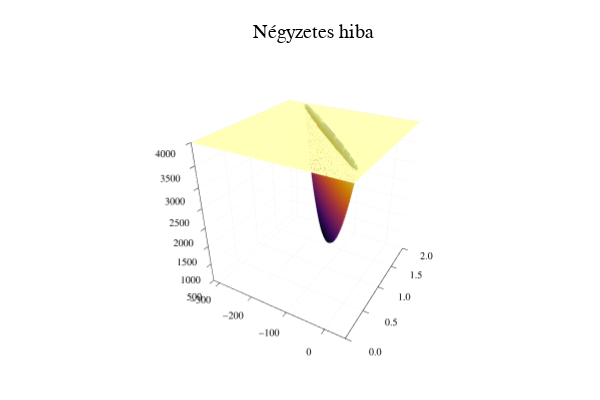

The notebook cell this image was saved under:
### Markdown cell above
## Feladat:


- (2p) ábrázoljátok a parabolát úgy, hogy látszodjon a hibafüggvény _MINIMUMA_, melyet az ML módszerrel kapunk meg (változtassátok meg a vizualizálási intervallumokat);

- (3p) ábrázoljátok az $L_1$ _abszolút hibát_, azaz a hibafüggvény legyen 
   $$ err(y,f(x)) = abs(y-f(x))$$
   Keressétek meg - kísérletezéssel - az optimumot;
   
- (1p) állapítsuk meg a két típusú optimum közötti távolságot.


Adjunk hozza a tanuló halmazhoz a (198, 21) és a (208,24) értékeket (melyek esetében a súlyokból véletlenül kimaradt egy egyes).


Az új adathalmazra:

- (2p) ábrázoljuk a négyzetes hibát és találjuk meg az optimumot;

- (4p) a $21$ pontból mintavételezzünk véletlenszerűen $11$-et és minden mintavételezett adathalmazra határozzuk meg a négyzetes hiba szerinti optimumot.<br/>
  A mintavételezést $100$-szor ismételve, ábrázoljuk a optimumokat egy __scatter plot__-tal.

- (3p) Értelmezzük az eredményt!

### Code cell
# paraméterek
theta_1 = range(-320,50, length=100)
theta_2 = range(0, 2, length= 100)

up_lim = 4_000
s_err = [ 
    min(up_lim,sq_err(y_weight, lin_feat(x_height), f_lin, [t1,t2]))
    for t2 in theta_2, t1 in theta_1
]

p = Plots.surface(theta_1,theta_2,s_err,colorbar=false,zlim = [500,up_lim],
    title="Négyzetes hiba"
)

### Figure 1 — Plotly figure (JSON) as saved in the notebook; plotly's stock layout.template omitted (floating-point values rounded to 4 significant figures; data arrays with more than 128 entries replaced by an {"elided": "..."} marker saying what was removed)
{"data": [{"colorbar": {"len": 0.9039, "title": "", "x": 0.9934, "y": 0.4896}, "colorscale": {"elided": "256x2 mixed values"}, "name": "y1", "opacity": null, "scene": "scene", "showlegend": false, "showscale": false, "type": "surface", "x": [-320, -316.3, -312.5, -308.8, -305.1, -301.3, -297.6, -293.8, -290.1, -286.4, -282.6, -278.9, -275.2, -271.4, -267.7, -263.9, -260.2, -256.5, -252.7, -249.0, -245.3, -241.5, -237.8, -234.0, -230.3, -226.6, -222.8, -219.1, -215.4, -211.6, -207.9, -204.1, -200.4, -196.7, -192.9, -189.2, -185.5, -181.7, -178.0, -174.2, -170.5, -166.8, -163.0, -159.3, -155.6, -151.8, -148.1, -144.3, -140.6, -136.9, -133.1, -129.4, -125.7, -121.9, -118.2, -114.4, -110.7, -107.0, -103.2, -99.49, -95.76, -92.02, -88.28, -84.55, -80.81, -77.07, -73.33, -69.6, -65.86, -62.12, -58.38, -54.65, -50.91, -47.17, -43.43, -39.7, -35.96, -32.22, -28.48, -24.75, -21.01, -17.27, -13.54, -9.798, -6.061, -2.323, 1.414, 5.152, 8.889, 12.63, 16.36, 20.1, 23.84, 27.58, 31.31, 35.05, 38.79, 42.53, 46.26, 50], "xaxis": "x", "y": [0, 0.0202, 0.0404, 0.06061, 0.08081, 0.101, 0.1212, 0.1414, 0.1616, 0.1818, 0.202, 0.2222, 0.2424, 0.2626, 0.2828, 0.303, 0.3232, 0.3434, 0.3636, 0.3838, 0.404, 0.4242, 0.4444, 0.4646, 0.4848, 0.5051, 0.5253, 0.5455, 0.5657, 0.5859, 0.6061, 0.6263, 0.6465, 0.6667, 0.6869, 0.7071, 0.7273, 0.7475, 0.7677, 0.7879, 0.8081, 0.8283, 0.8485, 0.8687, 0.8889, 0.9091, 0.9293, 0.9495, 0.9697, 0.9899, 1.01, 1.03, 1.051, 1.071, 1.091, 1.111, 1.131, 1.152, 1.172, 1.192, 1.212, 1.232, 1.253, 1.273, 1.293, 1.313, 1.333, 1.354, 1.374, 1.394, 1.414, 1.434, 1.455, 1.475, 1.495, 1.515, 1.535, 1.556, 1.576, 1.596, 1.616, 1.636, 1.657, 1.677, 1.697, 1.717, 1.737, 1.758, 1.778, 1.798, 1.818, 1.838, 1.859, 1.879, 1.899, 1.919, 1.939, 1.96, 1.98, 2], "yaxis": "y", "z": {"elided": "100x100 float values"}, "zaxis": "z", "zmax": 4000, "zmin": 1206.0}], "layout": {"annotations": [{"font": {"color": "rgba(0, 0, 0, 1.000)", "family": "sans-serif", "size": 20}, "rotation": 0, "showarrow": false, "text": "Négyzetes hiba", "x": 0.5222, "xanchor": "center", "xref": "paper", "y": 1, "yanchor": "top", "yref": "paper"}], "height": 400, "legend": {"bgcolor": "rgba(255, 255, 255, 1.000)", "bordercolor": "rgba(0, 0, 0, 1.000)", "borderwidth": 1, "font": {"color": "rgba(0, 0, 0, 1.000)", "family": "sans-serif", "size": 11}, "title": {"font": {"color": "rgba(0, 0, 0, 1.000)", "family": "sans-serif", "size": 15}, "text": ""}, "tracegroupgap": 0, "traceorder": "normal", "x": 1, "xanchor": "auto", "y": 1, "yanchor": "auto"}, "margin": {"b": 20, "l": 0, "r": 0, "t": 20}, "paper_bgcolor": "rgba(255, 255, 255, 1.000)", "plot_bgcolor": "rgba(255, 255, 255, 1.000)", "scene": {"camera": {"eye": {"x": 1.126, "y": -1.95, "z": 1.3}, "projection": "orthographic"}, "domain": {"x": [0.05101, 0.9934], "y": [0.03762, 0.9415]}, "xaxis": {"gridcolor": "rgba(0, 0, 0, 0.100)", "gridwidth": 0.5, "linecolor": "rgba(0, 0, 0, 1.000)", "mirror": false, "range": [-320, 50], "showgrid": true, "showline": true, "showticklabels": true, "tickangle": 0, "tickcolor": "rgb(0, 0, 0)", "tickfont": {"color": "rgba(0, 0, 0, 1.000)", "family": "sans-serif", "size": 11}, "tickmode": "array", "ticks": "inside", "ticktext": ["−300", "−200", "−100", "0"], "tickvals": [-300, -200, -100, 0], "title": "", "titlefont": {"color": "rgba(0, 0, 0, 1.000)", "family": "sans-serif", "size": 15}, "type": "-", "visible": true, "zeroline": false, "zerolinecolor": "rgba(0, 0, 0, 1.000)"}, "yaxis": {"gridcolor": "rgba(0, 0, 0, 0.100)", "gridwidth": 0.5, "linecolor": "rgba(0, 0, 0, 1.000)", "mirror": false, "range": [0, 2], "showgrid": true, "showline": true, "showticklabels": true, "tickangle": 0, "tickcolor": "rgb(0, 0, 0)", "tickfont": {"color": "rgba(0, 0, 0, 1.000)", "family": "sans-serif", "size": 11}, "tickmode": "array", "ticks": "inside", "ticktext": ["0.0", "0.5", "1.0", "1.5", "2.0"], "tickvals": [0, 0.5, 1, 1.5, 2], "title": "", "titlefont": {"color": "rgba(0, 0, 0, 1.000)", "family": "sans-serif", "size": 15}, "type": "-", "visible": true, "zeroline": false, "zerolinecolor": "rgba(0, 0, 0, 1.000)"}, "zaxis": {"gridcolor": "rgba(0, 0, 0, 0.100)", "gridwidth": 0.5, "linecolor": "rgba(0, 0, 0, 1.000)", "mirror": false, "range": [500, 4000], "showgrid": true, "showline": true, "showticklabels": true, "tickangle": 0, "tickcolor": "rgb(0, 0, 0)", "tickfont": {"color": "rgba(0, 0, 0, 1.000)", "family": "sans-serif", "size": 11}, "tickmode": "array", "ticks": "inside", "ticktext": ["500", "1000", "1500", "2000", "2500", "3000", "3500", "4000"], "tickvals": [500, 1000, 1500, 2000, 2500, 3000, 3500, 4000], "title": "", "titlefont": {"color": "rgba(0, 0, 0, 1.000)", "family": "sans-serif", "size": 15}, "type": "-", "visible": true, "zeroline": false, "zerolinecolor": "rgba(0, 0, 0, 1.000)"}}, "showlegend": true, "width": 600}}
